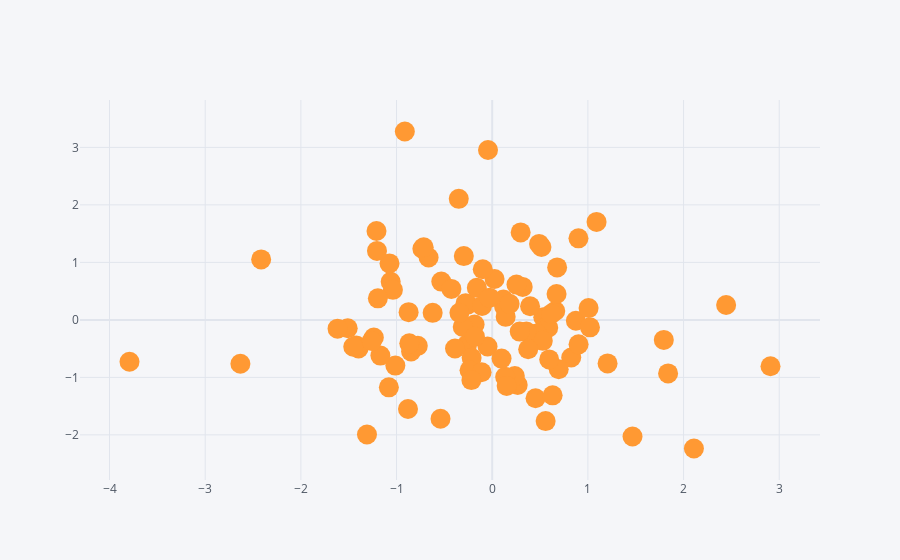

Notebook cell for this chart:
### Code cell
df.iplot(kind='scatter',x='A',y='B',mode='markers',size=20) 

# specify mode
